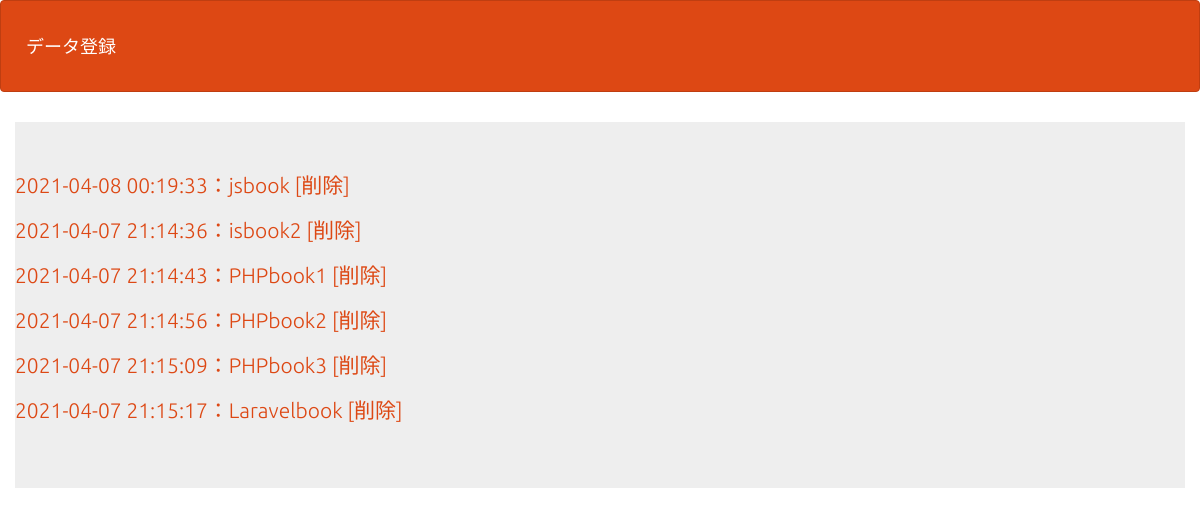
The page /select.php on the database its author committed.
### tables this page shows
CREATE TABLE `gs_bm_table` (
  `id` int(12) NOT NULL,
  `bookname` varchar(64) NOT NULL,
  `bookURL` text NOT NULL,
  `naiyou` text NOT NULL,
  `indate` datetime NOT NULL
);

### funcs.php (called while the page is built, shortened)
<?php
function h($str)
{
    return htmlspecialchars($str, ENT_QUOTES);
}

### select.php (the view, shortened to what this page needs)
<?php
require_once('funcs.php');
$pdo = db_conn();
$stmt = $pdo->prepare("SELECT * FROM gs_bm_table");
$status = $stmt->execute();
$view = "";
if ($status == false) {
    $error = $stmt->errorInfo();
    exit('ErrorQuery:' . print_r($error, true));
}else{
    while( $result = $stmt->fetch(PDO::FETCH_ASSOC)){
        $view .= '<p>';
        $view .= '<a href="detailadmin.php?id=' . $result['id'] . '">';
        $view .= h($result["indate"] ). "：" . h($result['bookname']);
        $view .= '</a>';
        $view .= '<a href="delete.php?id=' . $result['id'] . '">';
        $view .= '  [削除]';
        $view .= '</a>';
        $view .= '</p>';
    }
}
?>
<!DOCTYPE html>
<html lang="ja">
<head>
<link rel="stylesheet" href="css/range.css">
<link href="css/bootstrap.min.css" rel="stylesheet">
</head>
<body id="main">
<header>
    <nav class="navbar navbar-default">
    <div class="container-fluid">
        <div class="navbar-header">
        <a class="navbar-brand" href="index.php">データ登録</a>
        </div>
    </div>
    </nav>
</header>
<div>
    <div class="container jumbotron"><?= $view ?></div>
</div>
</body>
</html>

### select.php (style rules this page uses)
div { padding: 10px;font-size:16px; }

### rows shown on the page
gs_bm_table: value "2021-04-08 00:19:33：jsbook [削除]"
gs_bm_table: value "2021-04-07 21:14:36：isbook2 [削除]"
gs_bm_table: value "2021-04-07 21:14:43：PHPbook1 [削除]"
gs_bm_table: value "2021-04-07 21:14:56：PHPbook2 [削除]"
gs_bm_table: value "2021-04-07 21:15:09：PHPbook3 [削除]"
gs_bm_table: value "2021-04-07 21:15:17：Laravelbook [削除]"
